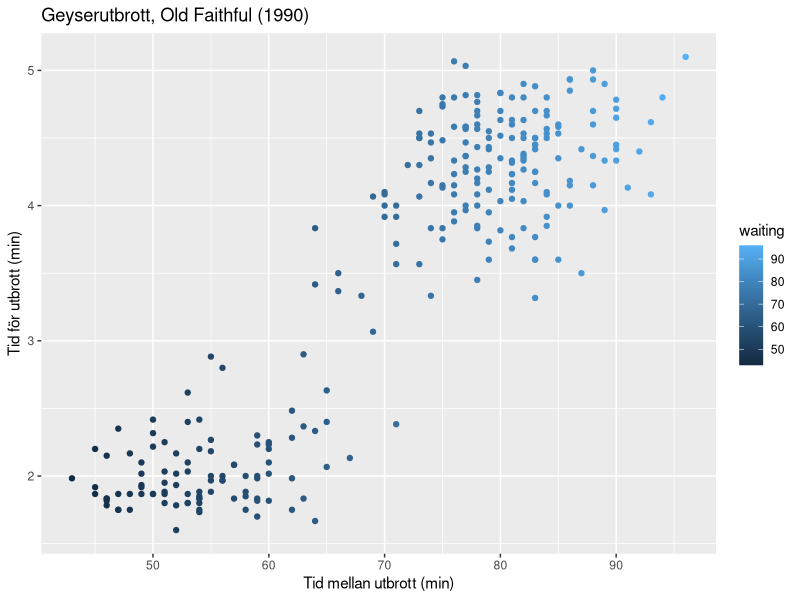
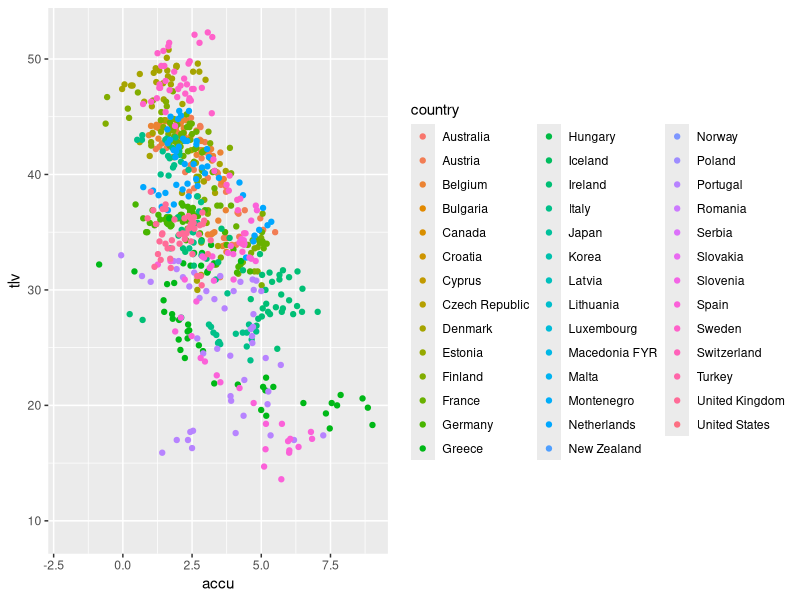
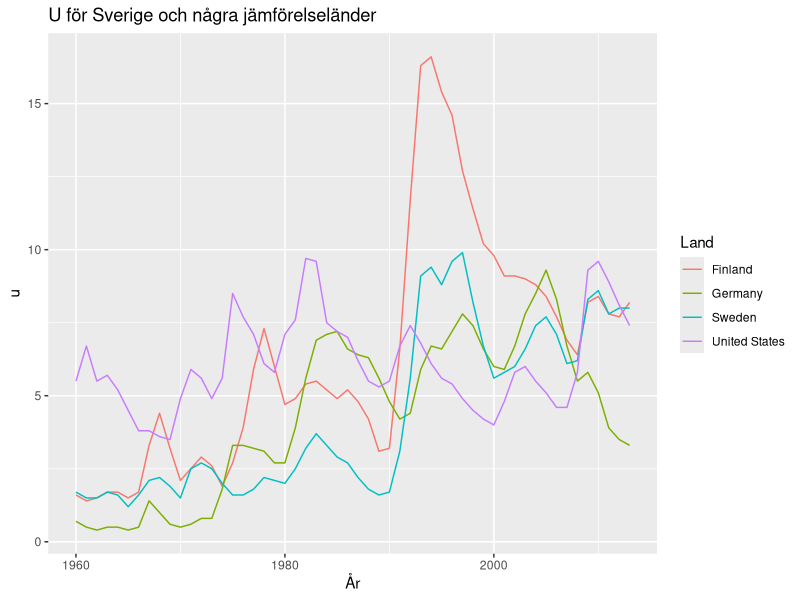

R code for these plots, in order:
## ---- chunk 1
head( faithful )
## ---- chunk 2
library(ggplot2)
ggplot(faithful, aes(x = waiting, y = eruptions, color = waiting)) +
   geom_point() +
   labs(title = "Geyserutbrott, Old Faithful (1990)",
        x = "Tid mellan utbrott (min)", y = "Tid för utbrott (min)")
## ---- chunk 3
sapply(faithful, mean)
cor(faithful)
## ---- chunk 4
min_vektor <- c(1, 2, 'a')
min_vektor
## ---- chunk 5
min_data <- data.frame(
   id = 1:10,
   utfall = sample(c('a','b','c','d','e'), 10, replace = TRUE)
   )
head( min_data )
## ---- chunk 6
min_surveydata <- read.csv("data/SKL/DataUrval141105.csv", sep = ";")
head( min_surveydata )
## ---- chunk 7
head( iris$Petal.Width )
## ---- chunk 8
iris[15:20,]
## ---- chunk 9
head( iris[iris$Species == "versicolor",] )
## ---- chunk 10
head( iris[,c("Species", "Petal.Width")] )
## ---- chunk 11
head(min_surveydata, n = 3)
## ---- chunk 12
tail(min_surveydata, n = 2)
## ---- chunk 13
str(min_surveydata)
## ---- chunk 14
summary(min_vektor)
## ---- chunk 15
summary(min_surveydata)
## ---- chunk 16
table(min_surveydata$yr)
## ---- chunk 17
head( table(min_surveydata[min_surveydata$yr > 2010,c("country", "yr")]) )
## ---- chunk 18
head( aggregate(tlv ~ yr, data = min_surveydata, FUN = mean) )
## ---- chunk 19
lm(tlv ~ ud, data = min_surveydata)
## ---- chunk 20
library(ggplot2)
min_plot <- ggplot(min_surveydata, aes(x = accu, y = tlv, color = country)) +
   geom_point()
### <b>
min_plot
### </b>
## ---- chunk 21
plotdata <- min_surveydata[
   min_surveydata$country %in% c("Sweden", "Germany", "Finland", "United States"),]
### <b>
ggplot(plotdata, aes(x = yr, y = u, color = country)) +
   geom_line() +
   labs(x = "År", u = "u", color = "Land",
        title = "U för Sverige och några jämförelseländer")
### </b>
## ---- chunk 22
min_vektor <- min_surveydata$yr
## ---- chunk 23
mean(x = min_vektor)
## ---- chunk 24
min_surveydata$high_u <- min_surveydata$u > 8
min_surveydata$dec <- (min_surveydata$yr %/% 10) * 10
head(min_surveydata)
## ---- chunk 25
min_surveydata$index <-
   with(min_surveydata,
        ud * 0.2 + u * 0.1 + tlv * 0.7)
## ---- chunk 26
sum(c(1,2))
sum(c(1,2,NA))
## ---- chunk 27
library(tidyr)
ts_data <- min_surveydata[,c("country","yr","u")]
### <b>
wide_data <- spread(ts_data, key = yr, value = u)
### </b>
head(wide_data)
## ---- chunk 28
### <b>
long_data <- gather(wide_data, key = yr, value = u, -country)
### </b>
head(long_data)
## ---- chunk 29
kvadrat <- function(x) {
   return(x^2)
}
kvadrat(2)
kvadrat(c(-1, 18))
## ---- chunk 30
min_modell <- lm(u ~ ud + tlv, data = min_surveydata)
## ---- chunk 31
summary(min_modell)
## ---- chunk 32
anova(min_modell)
## ---- chunk 33
names(min_modell)
## ---- chunk 34
min_modell$call
## ---- chunk 35
logistisk_modell <- glm(high_u ~ tlv + ud + nrrFam + country,
                        family = binomial(logit), data = min_surveydata)
## ---- chunk 36
t.test(ud ~ high_u, alternative = "two.sided", data = min_surveydata)
## ---- chunk 37
cor.test( ~ ud + u, data = min_surveydata)
## ---- chunk 38
# Är variabeln U gammafördelad med shape 3, rate 2?
ks.test(min_surveydata$u+2, "pgamma", 3, 2)
